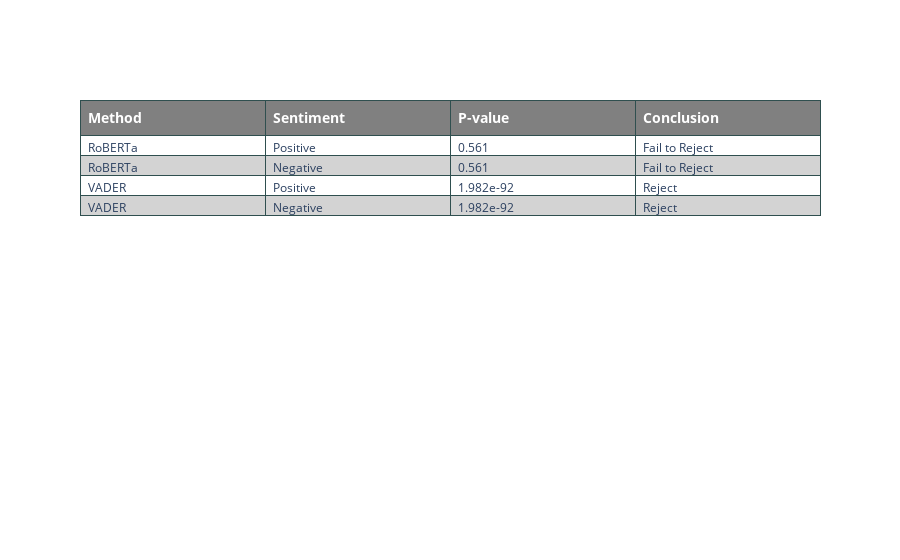

Notebook cell for this chart:
### Code cell
# make table containing p-value data
pvalue_table = go.Figure(data = [go.Table(
    header = dict(values = ['<b>Method</b>', '<b>Sentiment', '<b>P-value</b>', '<b>Conclusion</b>'],
                  fill_color = 'grey',
                  line_color = 'darkslategray',
                  font = dict(color = 'white', size = 14),
                  align = 'left'),
    cells = dict(values = [methods, positions, pvalues, conclusions],
                 fill_color = [['white', 'lightgrey'] * 2],
                 line_color = 'darkslategray',
                 align = 'left')
)])
pvalue_table.show()

### Figure 1 — Plotly figure (JSON) as saved in the notebook; plotly's stock layout.template omitted (floating-point values rounded to 4 significant figures)
{"data": [{"cells": {"align": "left", "fill": {"color": [["white", "lightgrey", "white", "lightgrey"]]}, "line": {"color": "darkslategray"}, "values": [["RoBERTa", "RoBERTa", "VADER", "VADER"], ["Positive", "Negative", "Positive", "Negative"], [0.561, 0.561, 1.982e-92, 1.982e-92], ["Fail to Reject", "Fail to Reject", "Reject", "Reject"]]}, "header": {"align": "left", "fill": {"color": "grey"}, "font": {"color": "white", "size": 14}, "line": {"color": "darkslategray"}, "values": ["<b>Method</b>", "<b>Sentiment", "<b>P-value</b>", "<b>Conclusion</b>"]}, "type": "table"}], "layout": {}}
